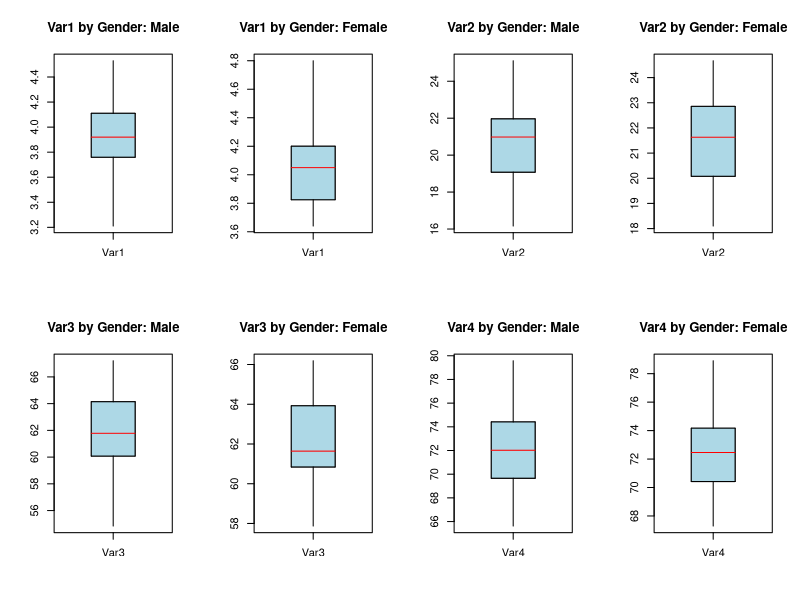
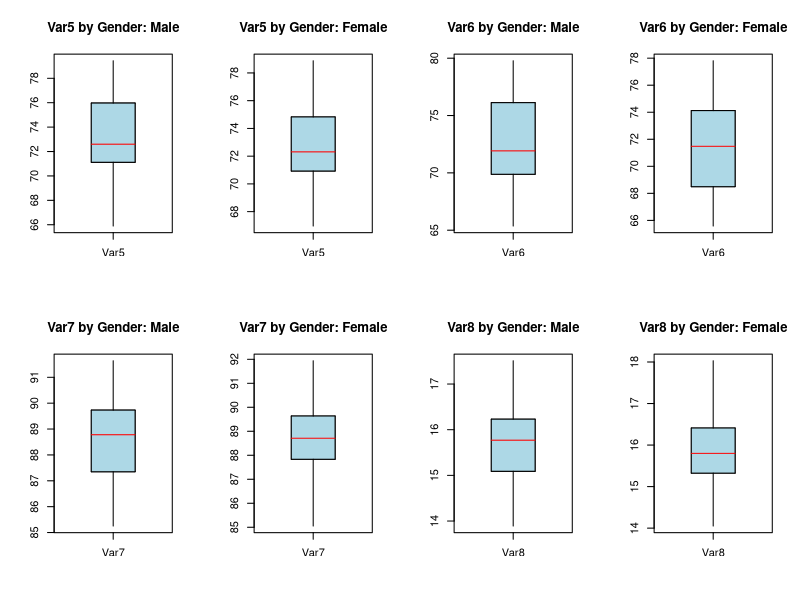
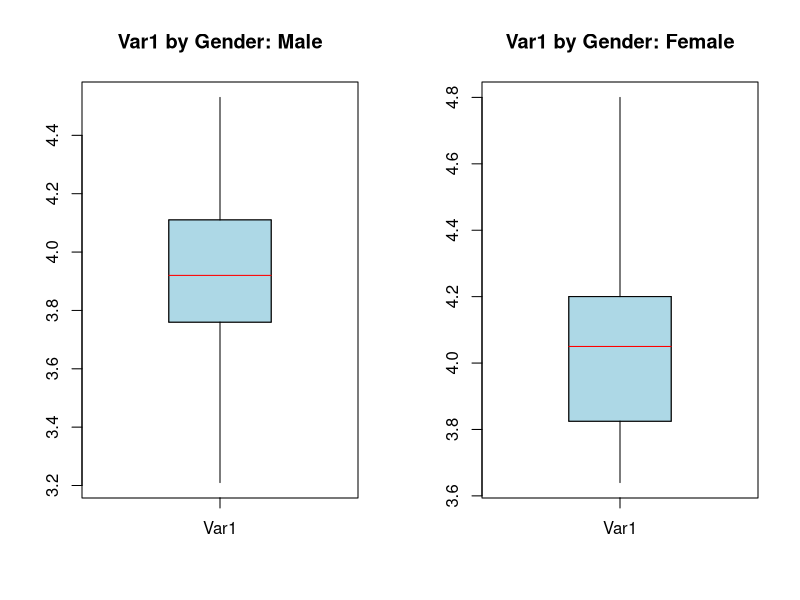
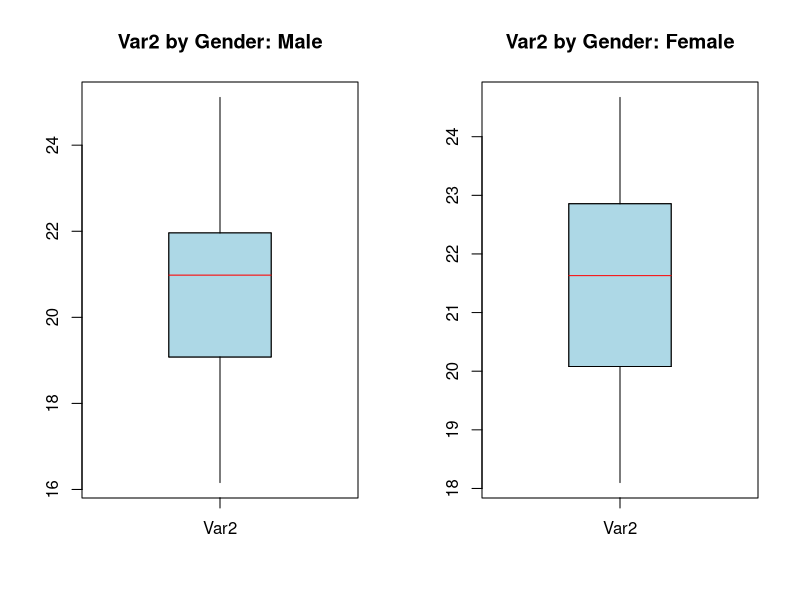
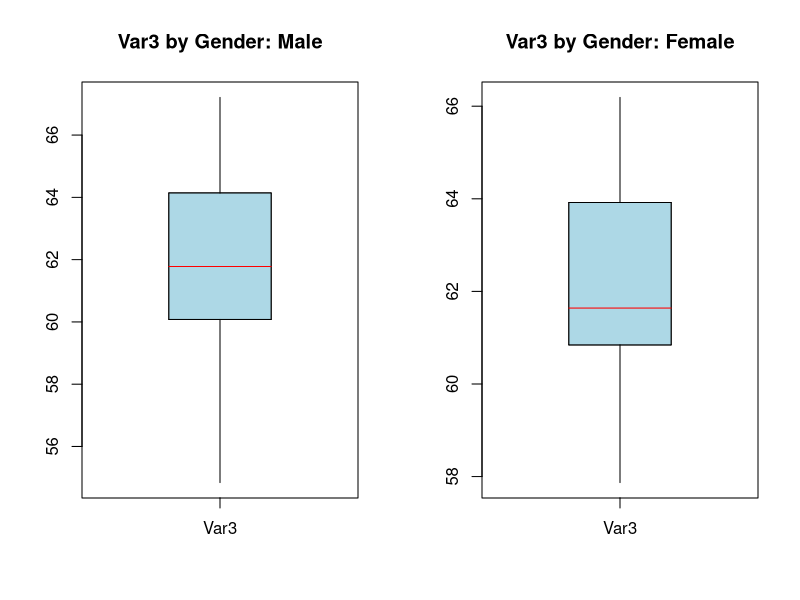
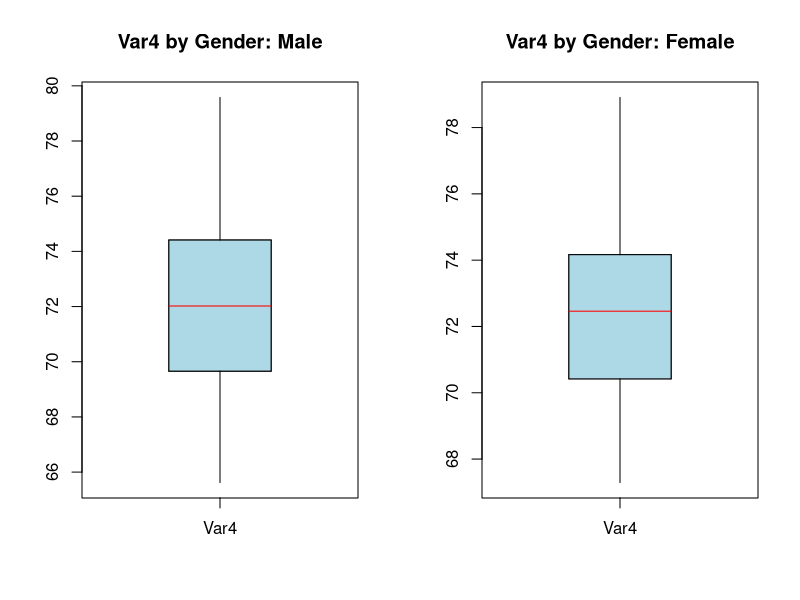
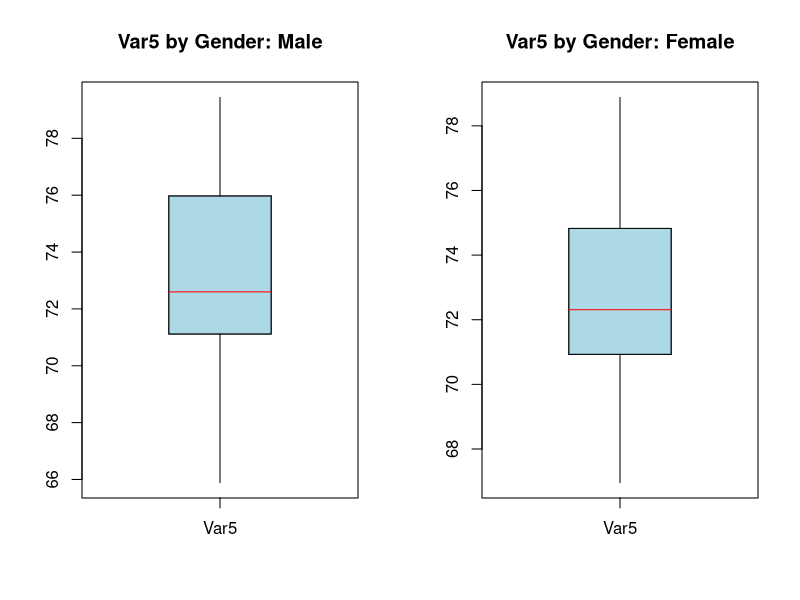
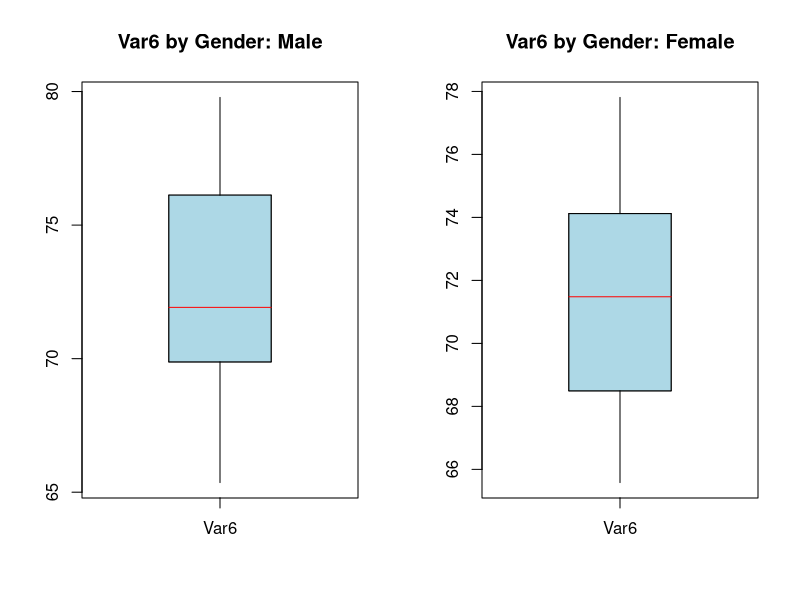

R code for these plots, in order:
data <- read.table("DatasetNA.txt", header = TRUE)

data <- na.omit(data) #NAlar?? ihmal etmek icin

#kendi boxplot fonksiyonumuz
draw_boxplot <- function(x, main, ylab) {
  
  stats <- fivenum(x)
  lower_hinge <- stats[2]
  upper_hinge <- stats[4]
  
  plot(1, type = "n", axes = FALSE, xlab = "", ylab = "", main = main,
       xlim = c(0.5, 1.5), ylim = range(x))
  
  #box cizer
  segments(0.8, lower_hinge, 1.2, lower_hinge)
  segments(0.8, upper_hinge, 1.2, upper_hinge)
  segments(0.8, lower_hinge, 0.8, upper_hinge)
  segments(1.2, lower_hinge, 1.2, upper_hinge)
  draw_rect(0.8, lower_hinge, 1.2, upper_hinge, col = "lightblue", border = "black")
  
  
  #medyan cizer
  median <- stats[3]
  segments(0.8, median, 1.2, median, col = "red")
  
  #whisker cizer
  segments(1, stats[1], 1, stats[2])
  segments(1, stats[5], 1, stats[4])
  
  outliers <- which(x < stats[1] | x > stats[5])
  
  points(rep(1, length(outliers)), x[outliers], pch = 19)
  
  #eksenleri ayarlar
  axis(1, at = 1, labels = ylab)
  axis(2)
  box()
}
 
#kendi rect fonksiyonumuz
draw_rect <- function(x1, y1, x2, y2, col, border) {
  polygon(c(x1, x2, x2, x1), c(y1, y1, y2, y2), col = col, border = border)
}

variables <- c("Var1", "Var2", "Var3", "Var4", "Var5", "Var6", "Var7", "Var8")

#ekran?? bolme
par(mfrow = c(2, 4)) 


for (variable in variables) {
  
  #erkekler icin boxplot
  male_data <- subset(data, Gender == "Male")[, variable]
  draw_boxplot(male_data, paste(variable, "by Gender: Male"), variable)
  
  #kad??nlar icin boxplot
  female_data <- subset(data, Gender == "Female")[, variable]
  draw_boxplot(female_data, paste(variable, "by Gender: Female"), variable)
  
  #1den 5e kadar olan grafikler plot ekraninda bir onceki sayfada
}


variables <- c("Var1", "Var2", "Var3", "Var4", "Var5", "Var6", "Var7", "Var8")


for (variable in variables) {
  par(mfrow = c(1, 2)) 
  
  male_data <- data[data$Gender == "Male", variable]
  draw_boxplot(male_data, paste(variable, "by Gender: Male"), variable)
  
  
  female_data <- data[data$Gender == "Female", variable]
  draw_boxplot(female_data, paste(variable, "by Gender: Female"), variable)
  
  readline(prompt = "Press RUN to continue!") 
  
  dev.off()
}


